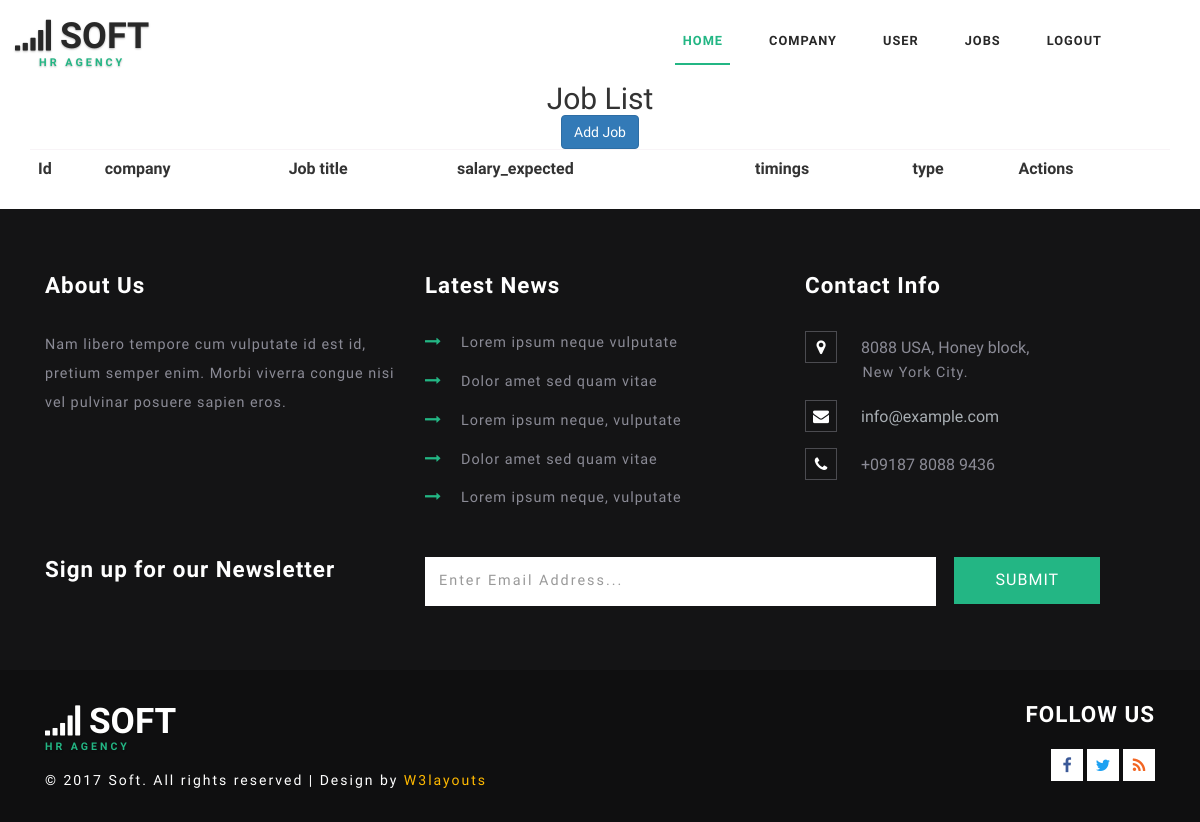
Before: /all_jobs (signed in) with the older database file.
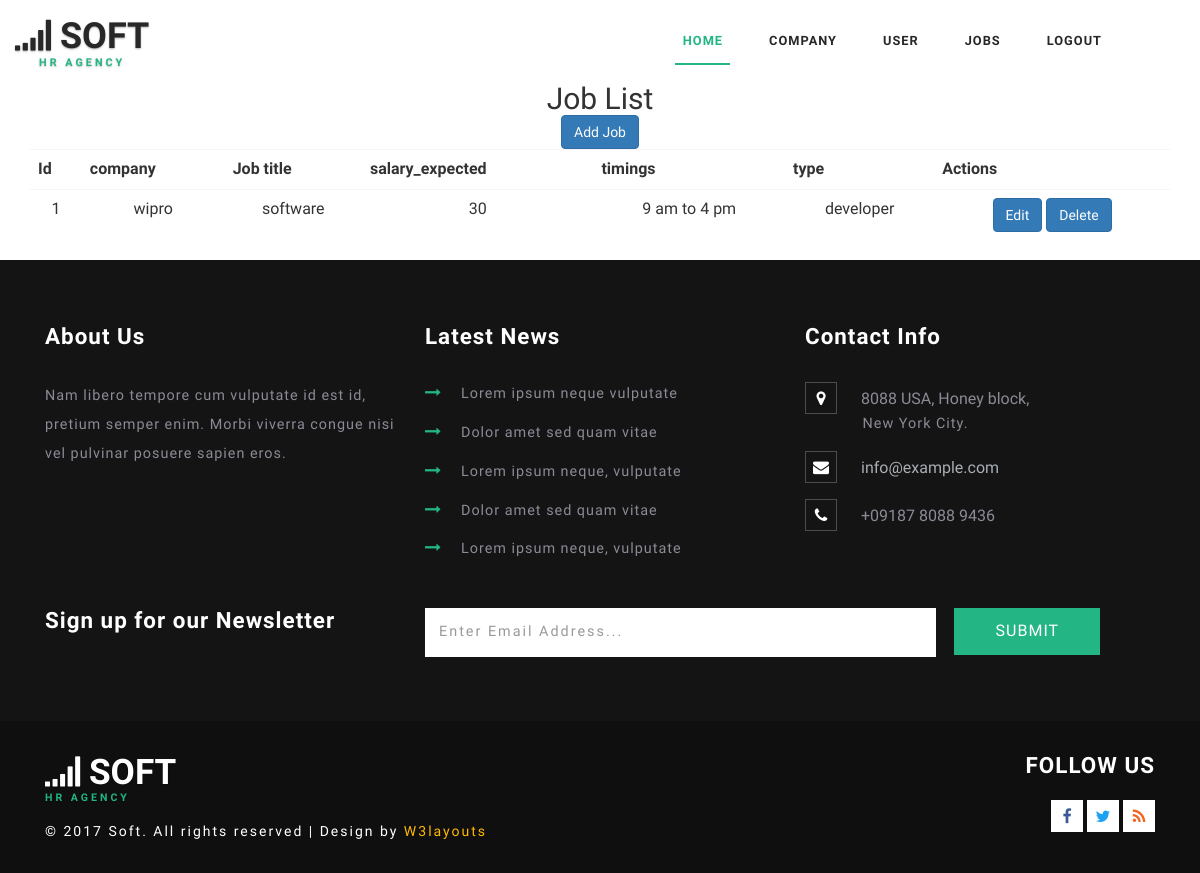
After: the same page with the newer database file.
### temp/models.py (models this page shows)
class job_posting(models.Model):
    company_id=models.ForeignKey(company,on_delete=models.CASCADE,related_name='company_id')
    job_title=models.CharField(max_length=300)
    salary_expected=models.IntegerField()
    timing=models.CharField(max_length=50)
    type=models.CharField(max_length=200)

class company(models.Model):
    comapany_name=models.CharField(max_length=100)
    location=models.CharField(max_length=200)
    working_employes=models.CharField(max_length=200)
    Specialization=models.CharField(max_length=150)

### temp/views.py (the view)
# urls.py: path('all_jobs',views.all_jobs,name="all_jobs"),
@login_required(login_url = '/login')
def all_jobs(request):
    com =job_posting.objects.all()
    print(com)
    return render(request, "temp/all_jobs.html", {'company': com})

### temp/templates/temp/all_jobs.html
{% extends 'temp/admin_layout.html' %}
{% block body %}
<div class="container p-4 text-center">
    <h2>Job List</h2><a href = "{% url 'add_job' %}" type="button" align="right" class="btn btn-primary">Add Job</a>
    <table class="table mt-3">
        <tr>
            <th>Id</th>
            <th>company</th>
            <th>Job title</th>
            <th>salary_expected</th>
            <th>timings</th>
            <th>type</th>
            <th>Actions</th>
        </tr>
        {% for i in company %}
            <tr>
                <td>{{i.id}}</td>
                <td>{{i.company_id.comapany_name}}</td>
                <td>{{i.job_title}}</td>
                <td>{{i.salary_expected}}</td>
                <td>{{i.timing}}</td>
                <td>{{i.type}}</td>
                <td>
                    <a href ="{% url 'edit_job' i.id %}" class= 'btn btn-primary'>Edit</a>
                    <a href ="{% url 'delete_job' i.id %}" class= 'btn btn-primary'>Delete</a>
                </td>
            </tr>
        {% endfor %}
     </table>
</div>
{% endblock %}

Changed rows visible on the page:
added job_posting: id "1", company_id.comapany_name "wipro", job_title "software", salary_expected "30", timing "9 am to 4 pm", type "developer"
